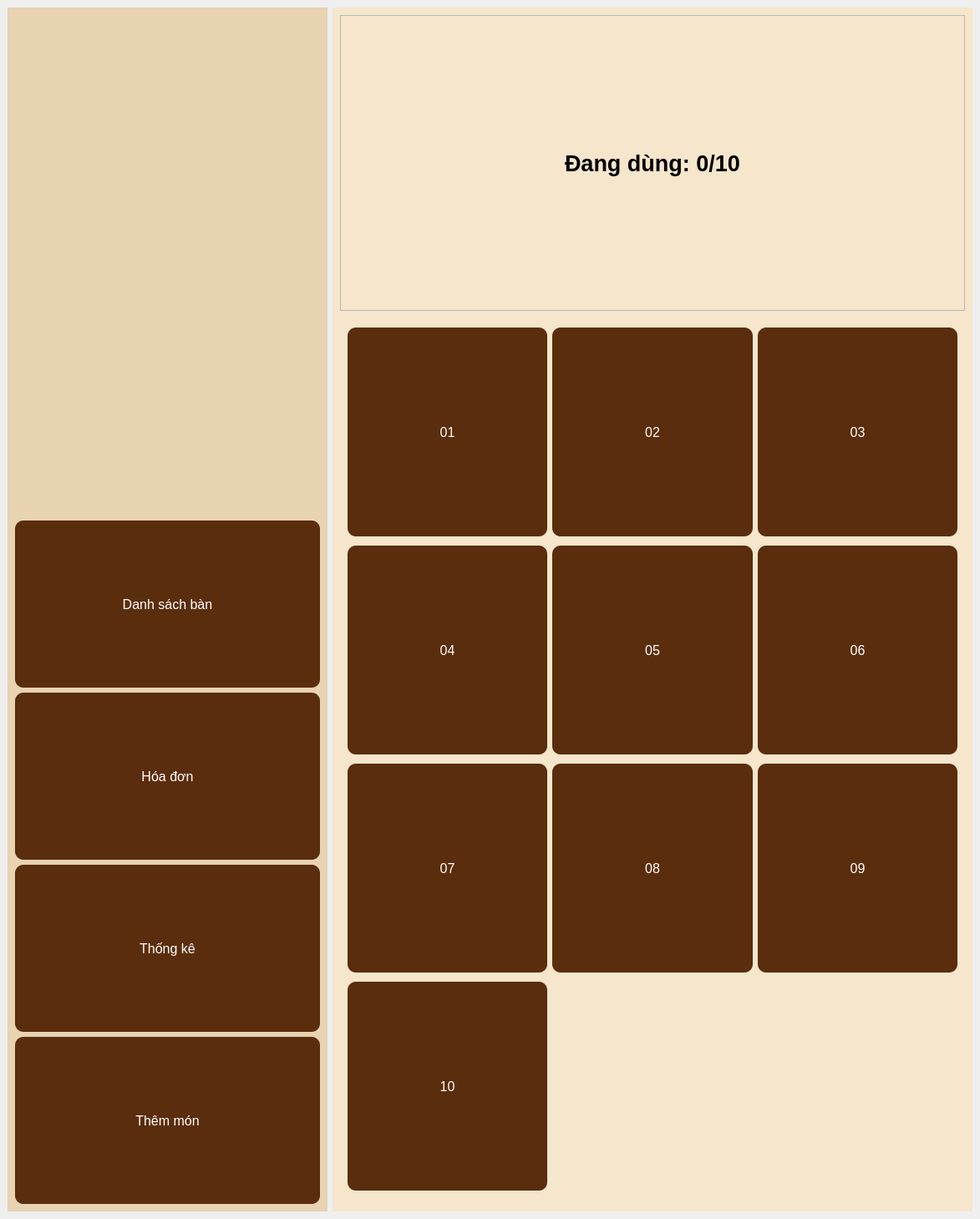
<?xml version="1.0" encoding="UTF-8"?>
<ui version="4.0">
 <class>MainWindow</class>
 <widget class="QMainWindow" name="MainWindow">
  <property name="geometry">
   <rect>
    <x>0</x>
    <y>0</y>
    <width>1173</width>
    <height>1459</height>
   </rect>
  </property>
  <property name="windowTitle">
   <string>Quản lý bán</string>
  </property>
  <property name="styleSheet">
   <string notr="true">QPushButton {
    background-color: #5a2d0c;
    color: white;
    border-radius: 10px;
    padding: 10px;
}
QPushButton:hover {
    background-color: #7a3f14;
}
QFrame#sidebar {
    background-color: #e8d3b3;
}
QFrame#main_area {
    background-color: #f5e6cc;
}</string>
  </property>
  <widget class="QWidget" name="centralwidget">
   <layout class="QHBoxLayout" name="horizontalLayout" stretch="1,2">
    <item>
     <widget class="QFrame" name="sidebar">
      <layout class="QVBoxLayout" name="verticalLayout">
       <item>
        <widget class="QLabel" name="logo">
         <property name="text">
          <string/>
         </property>
         <property name="pixmap">
          <pixmap>D:/16edaf03-df12-4f77-90d0-a4496ceb8155.jpg</pixmap>
         </property>
         <property name="alignment">
          <set>Qt::AlignCenter</set>
         </property>
        </widget>
       </item>
       <item>
        <widget class="QPushButton" name="btn_ban_2">
         <property name="minimumSize">
          <size>
           <width>100</width>
           <height>200</height>
          </size>
         </property>
         <property name="font">
          <font>
           <pointsize>12</pointsize>
          </font>
         </property>
         <property name="text">
          <string>Danh sách bàn</string>
         </property>
        </widget>
       </item>
       <item>
        <widget class="QPushButton" name="btn_ban">
         <property name="minimumSize">
          <size>
           <width>100</width>
           <height>200</height>
          </size>
         </property>
         <property name="font">
          <font>
           <pointsize>12</pointsize>
          </font>
         </property>
         <property name="text">
          <string>Hóa đơn</string>
         </property>
        </widget>
       </item>
       <item>
        <widget class="QPushButton" name="btn_tk">
         <property name="minimumSize">
          <size>
           <width>100</width>
           <height>200</height>
          </size>
         </property>
         <property name="font">
          <font>
           <pointsize>12</pointsize>
          </font>
         </property>
         <property name="text">
          <string>Thống kê</string>
         </property>
        </widget>
       </item>
       <item>
        <widget class="QPushButton" name="btn_them_mon">
         <property name="minimumSize">
          <size>
           <width>100</width>
           <height>200</height>
          </size>
         </property>
         <property name="font">
          <font>
           <pointsize>12</pointsize>
          </font>
         </property>
         <property name="text">
          <string>Thêm món</string>
         </property>
        </widget>
       </item>
      </layout>
     </widget>
    </item>
    <item>
     <widget class="QFrame" name="main_area">
      <layout class="QVBoxLayout" name="verticalLayout_2" stretch="1,3">
       <item>
        <widget class="QFrame" name="frame">
         <property name="minimumSize">
          <size>
           <width>20</width>
           <height>15</height>
          </size>
         </property>
         <property name="frameShape">
          <enum>QFrame::StyledPanel</enum>
         </property>
         <property name="frameShadow">
          <enum>QFrame::Raised</enum>
         </property>
         <layout class="QHBoxLayout" name="horizontalLayout_2">
          <item>
           <spacer name="horizontalSpacer">
            <property name="orientation">
             <enum>Qt::Horizontal</enum>
            </property>
            <property name="sizeHint" stdset="0">
             <size>
              <width>40</width>
              <height>20</height>
             </size>
            </property>
           </spacer>
          </item>
          <item>
           <widget class="QLabel" name="label_2">
            <property name="font">
             <font>
              <pointsize>20</pointsize>
              <weight>75</weight>
              <bold>true</bold>
             </font>
            </property>
            <property name="text">
             <string>Đang dùng: 0/10</string>
            </property>
           </widget>
          </item>
          <item>
           <spacer name="horizontalSpacer_2">
            <property name="orientation">
             <enum>Qt::Horizontal</enum>
            </property>
            <property name="sizeHint" stdset="0">
             <size>
              <width>40</width>
              <height>20</height>
             </size>
            </property>
           </spacer>
          </item>
         </layout>
        </widget>
       </item>
       <item>
        <widget class="QFrame" name="table_frame">
         <layout class="QGridLayout">
          <item row="0" column="2">
           <widget class="QPushButton" name="btn_03">
            <property name="minimumSize">
             <size>
              <width>100</width>
              <height>250</height>
             </size>
            </property>
            <property name="font">
             <font>
              <pointsize>12</pointsize>
             </font>
            </property>
            <property name="text">
             <string>03</string>
            </property>
           </widget>
          </item>
          <item row="1" column="0">
           <widget class="QPushButton" name="btn_04">
            <property name="minimumSize">
             <size>
              <width>100</width>
              <height>250</height>
             </size>
            </property>
            <property name="font">
             <font>
              <pointsize>12</pointsize>
             </font>
            </property>
            <property name="text">
             <string>04</string>
            </property>
           </widget>
          </item>
          <item row="0" column="0">
           <widget class="QPushButton" name="btn_01">
            <property name="minimumSize">
             <size>
              <width>100</width>
              <height>250</height>
             </size>
            </property>
            <property name="font">
             <font>
              <pointsize>12</pointsize>
             </font>
            </property>
            <property name="text">
             <string>01</string>
            </property>
           </widget>
          </item>
          <item row="1" column="2">
           <widget class="QPushButton" name="btn_06">
            <property name="minimumSize">
             <size>
              <width>100</width>
              <height>250</height>
             </size>
            </property>
            <property name="font">
             <font>
              <pointsize>12</pointsize>
             </font>
            </property>
            <property name="text">
             <string>06</string>
            </property>
           </widget>
          </item>
          <item row="2" column="2">
           <widget class="QPushButton" name="btn_09">
            <property name="minimumSize">
             <size>
              <width>100</width>
              <height>250</height>
             </size>
            </property>
            <property name="font">
             <font>
              <pointsize>12</pointsize>
             </font>
            </property>
            <property name="text">
             <string>09</string>
            </property>
           </widget>
          </item>
          <item row="2" column="0">
           <widget class="QPushButton" name="btn_07">
            <property name="minimumSize">
             <size>
              <width>100</width>
              <height>250</height>
             </size>
            </property>
            <property name="font">
             <font>
              <pointsize>12</pointsize>
             </font>
            </property>
            <property name="text">
             <string>07</string>
            </property>
           </widget>
          </item>
          <item row="1" column="1">
           <widget class="QPushButton" name="btn_05">
            <property name="minimumSize">
             <size>
              <width>100</width>
              <height>250</height>
             </size>
            </property>
            <property name="font">
             <font>
              <pointsize>12</pointsize>
             </font>
            </property>
            <property name="text">
             <string>05</string>
            </property>
           </widget>
          </item>
          <item row="0" column="1">
           <widget class="QPushButton" name="btn_02">
            <property name="minimumSize">
             <size>
              <width>100</width>
              <height>250</height>
             </size>
            </property>
            <property name="font">
             <font>
              <pointsize>12</pointsize>
             </font>
            </property>
            <property name="text">
             <string>02</string>
            </property>
           </widget>
          </item>
          <item row="2" column="1">
           <widget class="QPushButton" name="btn_08">
            <property name="minimumSize">
             <size>
              <width>100</width>
              <height>250</height>
             </size>
            </property>
            <property name="font">
             <font>
              <pointsize>12</pointsize>
             </font>
            </property>
            <property name="text">
             <string>08</string>
            </property>
           </widget>
          </item>
          <item row="3" column="0">
           <widget class="QPushButton" name="btn_10">
            <property name="minimumSize">
             <size>
              <width>100</width>
              <height>250</height>
             </size>
            </property>
            <property name="font">
             <font>
              <pointsize>12</pointsize>
             </font>
            </property>
            <property name="text">
             <string>10</string>
            </property>
           </widget>
          </item>
         </layout>
        </widget>
       </item>
      </layout>
     </widget>
    </item>
   </layout>
  </widget>
 </widget>
 <resources/>
 <connections/>
</ui>
